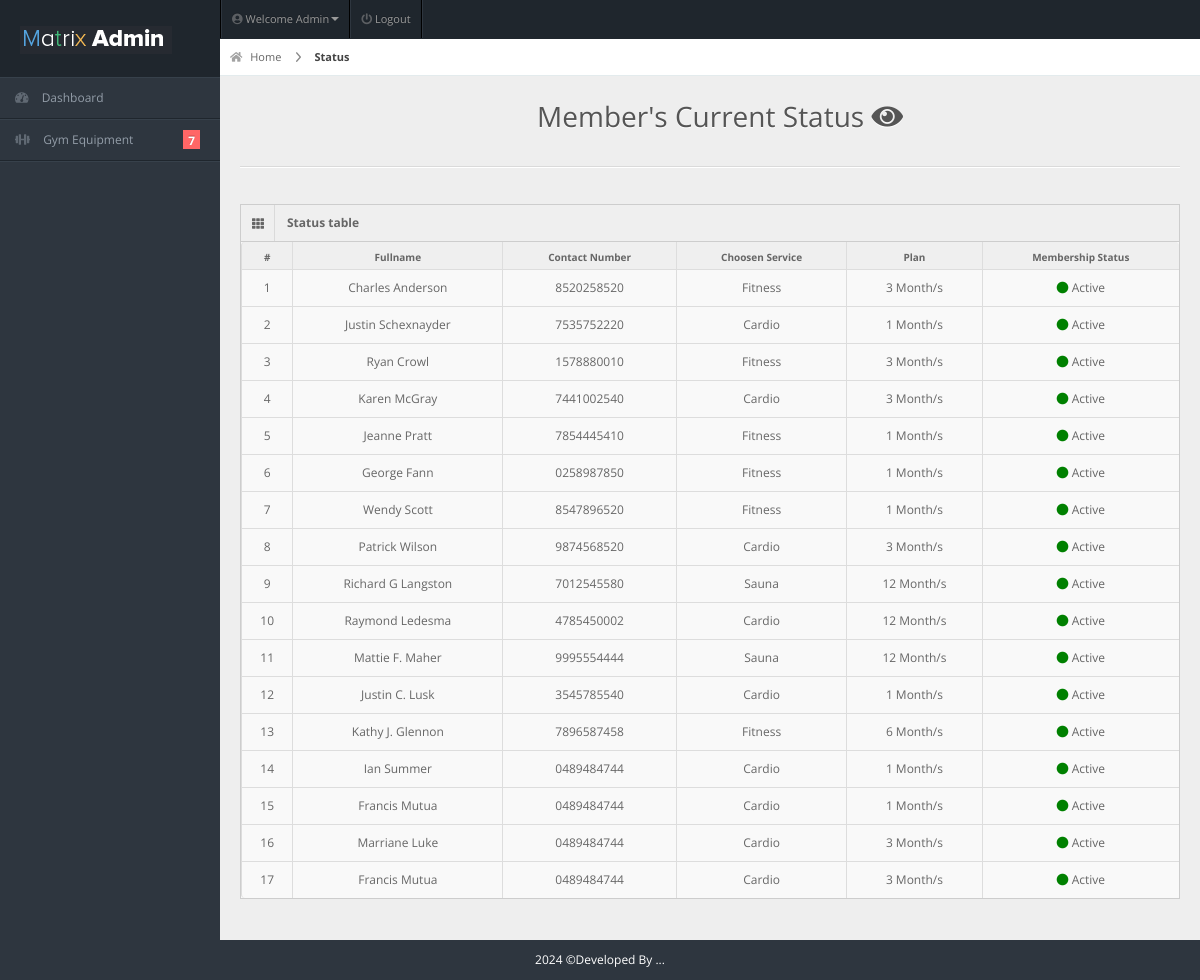
/admin/member-status.php (signed in), run on the app's committed database.
### tables this page shows
CREATE TABLE `members` (
  `user_id` int(11) NOT NULL,
  `fullname` varchar(20) NOT NULL,
  `username` varchar(20) NOT NULL,
  `password` varchar(100) NOT NULL,
  `gender` varchar(20) NOT NULL,
  `dor` date NOT NULL,
  `services` varchar(50) NOT NULL,
  `amount` int(11) NOT NULL,
  `paid_date` date NOT NULL,
  `p_year` int(11) NOT NULL,
  `plan` varchar(100) NOT NULL,
  `address` varchar(20) NOT NULL,
  `contact` varchar(10) NOT NULL,
  `status` varchar(20) NOT NULL DEFAULT 'Active',
  `attendance_count` int(11) DEFAULT 0,
  `ini_weight` int(11) NOT NULL DEFAULT 0,
  `curr_weight` int(11) NOT NULL DEFAULT 0,
  `ini_bodytype` varchar(50) DEFAULT '',
  `curr_bodytype` varchar(50) DEFAULT '',
  `progress_date` date DEFAULT NULL,
  `reminder` int(11) NOT NULL DEFAULT 0
);

### admin/member-status.php (the view, shortened to what this page needs)
<!DOCTYPE html>
<html lang="en">
<head>
<link rel="stylesheet" href="../css/bootstrap.min.css" />
<link rel="stylesheet" href="../css/bootstrap-responsive.min.css" />
<link rel="stylesheet" href="../css/fullcalendar.css" />
<link rel="stylesheet" href="../css/matrix-style.css" />
<link rel="stylesheet" href="../css/matrix-media.css" />
<link href="../font-awesome/css/fontawesome.css" rel="stylesheet" />
<link href="../font-awesome/css/all.css" rel="stylesheet" />
<link rel="stylesheet" href="../css/jquery.gritter.css" />
</head>
<body>
<div id="header">
  <h1><a href="dashboard.html">Gym Admin</a></h1>
</div>
<?php include 'includes/topheader.php'?>
<?php $page='member-status'; include 'includes/sidebar.php'?>
<div id="content">
  <div id="content-header">
    <div id="breadcrumb"> <a href="index.php" title="Go to Home" class="tip-bottom"><i class="fas fa-home"></i> Home</a> <a href="member-status.php" class="current">Status</a> </div>
    <h1 class="text-center">Member's Current Status <i class="fas fa-eye"></i></h1>
  </div>
  <div class="container-fluid">
    <hr>
    <div class="row-fluid">
      <div class="span12">
      <div class='widget-box'>
          <div class='widget-title'> <span class='icon'> <i class='fas fa-th'></i> </span>
            <h5>Status table</h5>
          </div>
          <div class='widget-content nopadding'>
	  <?php
      include "dbcon.php";
      $qry="SELECT * FROM members";
      $cnt = 1;
        $result=mysqli_query($con,$qry);
          echo"<table class='table table-bordered table-hover data-table'>
              <thead>
                <tr>
                  <th>#</th>
                  <th>Fullname</th>
                  <th>Contact Number</th>
                  <th>Choosen Service</th>
                  <th>Plan</th>
                  <th>Membership Status</th>
                </tr>
              </thead>";
            while($row=mysqli_fetch_array($result)){?>
           <tbody>
                <td><div class='text-center'><?php echo $cnt;?></div></td>
                <td><div class='text-center'><?php echo $row['fullname'];?></div></td>
                <td><div class='text-center'><?php echo $row['contact'];?></div></td>
                <td><div class='text-center'><?php echo $row['services'];?></div></td>
                <td><div class='text-center'><?php echo $row['plan'];?> Month/s</div></td>
                <td><div class='text-center'><?php if( $row['status'] == 'Active' ){ echo '<i class="fas fa-circle" style="color:green;"></i> Active';} else if ($row['status'] == 'Expired') { echo '<i class="fas fa-circle" style="color:red;"></i> Expired';} else { echo '<i class="fas fa-circle" style="color:orange;"></i> Pending Reg';}?></div></td>
              </tbody>
          <?php
     $cnt++;      }
            ?>
            </table>
          </div>
        </div>
      </div>
    </div>
  </div>
</div>
<div class="row-fluid">
  <div id="footer" class="span12"> <?php echo date("Y");?> &copy;Developed By ...</a> </div>
</div>
</body>
</html>

### css/matrix-style.css (style rules this page uses)
* { outline: none !important; -moz-outline: none !important; }
html, body { height: 100%; }
body { overflow-x: hidden; margin-top: -10px; font-family: "Open Sans", sans-serif; font-size: 12px; color: #666; }
a { color: #666; }
select, textarea, input[type="text"], input[type="password"], input[type="datetime"], input[type="datetime-local"], input[type="date"], input[type="month"], input[type="time"], input[type="week"], input[type="number"], input[type="email"], input[type="url"], input[type="search"], input[type="tel"], input[type="color"], .uneditable-input, .label, .dropdown-menu, .btn, .well, .progress, .table-bordered, .btn-group > .btn:first-child, .btn-group > .btn:last-child, .btn-group > .btn:last-child, .btn-group > .dropdown-toggle, .alert { border-radius: 0px; }
#footer { padding: 10px; text-align: center; }
hr { border-top-color: #dadada; }
#header { height: 77px; position: relative; width: 100%; z-index: -9; }
#header h1 { background: url("../img/icontest3.png") no-repeat scroll 0 0 transparent; height: 31px; left: 20px; line-height: 600px; overflow: hidden; position: relative; top: 26px; width: 191px; }
#header h1 a { display: block; }
#content { background: none repeat scroll 0 0 #eeeeee; margin-left: 220px; margin-right: 0; padding-bottom: 25px; position: relative; min-height: 100%; width: auto; }
#content-header { position: abslute; width: 100%; margin-top: -38px; z-index: 20; }
#content-header h1 { color: #555555; font-size: 28px; font-weight: normal; float: none; text-shadow: 0 1px 0 #ffffff; margin-left: 20px; position: relative; }
#content-header h1, #content-header .btn-group { margin-top: 20px; }
#breadcrumb { background-color: #fff; border-bottom: 1px solid #e3ebed; }
#breadcrumb a { padding: 8px 20px 8px 10px; display: inline-block; background-image: url("../img/breadcrumb.png"); background-position: center right; background-repeat: no-repeat; font-size: 11px; color: #666666; }
#breadcrumb a:last-child { background-image: none; }
#breadcrumb a.current { font-weight: bold; color: #444444; }
#breadcrumb a i { margin-right: 5px; opacity: 0.6; }
.widget-box { background: none repeat scroll 0 0 #f9f9f9; border-left: 1px solid #cdcdcd; border-top: 1px solid #cdcdcd; border-right: 1px solid #cdcdcd; clear: both; margin-top: 16px; margin-bottom: 16px; position: relative; }
.widget-title, .modal-header, .table th, div.dataTables_wrapper .ui-widget-header { background: #efefef; border-bottom: 1px solid #cdcdcd; height: 36px; }
.widget-title span.icon { padding: 9px 10px 7px 11px; float: left; border-right: 1px solid #dadada; }
.widget-title h5 { color: #666; float: left; font-size: 12px; font-weight: bold; padding: 12px; line-height: 12px; margin: 0; }
.widget-content { padding: 15px; border-bottom: 1px solid #cdcdcd; }
.table th { height: auto; font-size: 10px; padding: 5px 10px 2px; border-bottom: 0; text-align: center; color: #666666; }
.nopadding { padding: 0 !important; }
.nopadding .table { margin-bottom: 0; }
.nopadding .table-bordered { border: 0; }

### css/matrix-media.css (style rules this page uses)
body { background:#2E363F; }
#header { background-color: #1f262d; margin-top:10px; }

### admin/member-status.php (style rules this page uses)
#footer { color: white; }

### data on the page
members: fullname "Charles Anderson", contact "8520258520", services "Fitness", plan "3", status "Active" (drawn)
members: fullname "Justin Schexnayder", contact "7535752220", services "Cardio", plan "1", status "Active" (drawn)
members: fullname "Ryan Crowl", contact "1578880010", services "Fitness", plan "3", status "Active" (drawn)
members: fullname "Karen McGray", contact "7441002540", services "Cardio", plan "3", status "Active" (drawn)
members: fullname "Jeanne Pratt", contact "7854445410", services "Fitness", plan "1", status "Active" (drawn)
members: fullname "George Fann", contact "0258987850", services "Fitness", plan "1", status "Active" (drawn)
members: fullname "Wendy Scott", contact "8547896520", services "Fitness", plan "1", status "Active" (drawn)
members: fullname "Patrick Wilson", contact "9874568520", services "Cardio", plan "3", status "Active" (drawn)
members: fullname "Richard G Langston", contact "7012545580", services "Sauna", plan "12", status "Active" (drawn)
members: fullname "Raymond Ledesma", contact "4785450002", services "Cardio", plan "12", status "Active" (drawn)
members: fullname "Mattie F. Maher", contact "9995554444", services "Sauna", plan "12", status "Active" (drawn)
members: fullname "Justin C. Lusk", contact "3545785540", services "Cardio", plan "1", status "Active" (drawn)
members: fullname "Kathy J. Glennon", contact "7896587458", services "Fitness", plan "6", status "Active" (drawn)
members: fullname "Ian Summer", contact "0489484744", services "Cardio", plan "1", status "Active" (drawn)
members: fullname "Francis Mutua", contact "0489484744", services "Cardio", plan "1", status "Active" (drawn)
members: fullname "Marriane Luke", contact "0489484744", services "Cardio", plan "3", status "Active" (drawn)
members: fullname "Francis Mutua", contact "0489484744", services "Cardio", plan "3", status "Active" (drawn)

### other printed values
$query->num_rows "7"
